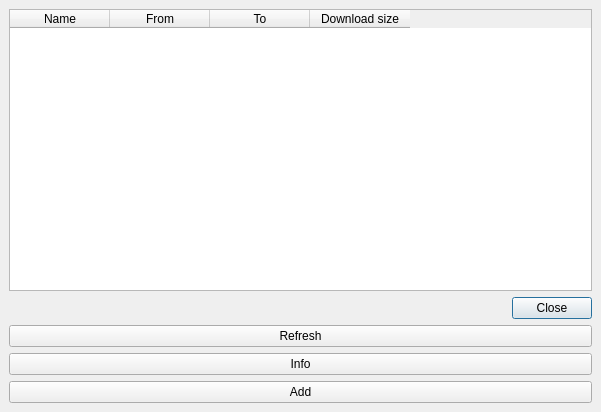
<ui version="4.0" >
 <class>AddDictionaryDialog</class>
 <widget class="QDialog" name="AddDictionaryDialog" >
  <property name="geometry" >
   <rect>
    <x>0</x>
    <y>0</y>
    <width>601</width>
    <height>412</height>
   </rect>
  </property>
  <property name="windowTitle" >
   <string>Dialog</string>
  </property>
  <layout class="QVBoxLayout" >
   <property name="spacing" >
    <number>6</number>
   </property>
   <property name="leftMargin" >
    <number>9</number>
   </property>
   <property name="topMargin" >
    <number>9</number>
   </property>
   <property name="rightMargin" >
    <number>9</number>
   </property>
   <property name="bottomMargin" >
    <number>9</number>
   </property>
   <item>
    <widget class="QTableWidget" name="dictsList" >
     <property name="editTriggers" >
      <set>QAbstractItemView::NoEditTriggers</set>
     </property>
     <property name="selectionMode" >
      <enum>QAbstractItemView::SingleSelection</enum>
     </property>
     <property name="selectionBehavior" >
      <enum>QAbstractItemView::SelectRows</enum>
     </property>
     <property name="showGrid" >
      <bool>false</bool>
     </property>
     <property name="sortingEnabled" >
      <bool>true</bool>
     </property>
     <column>
      <property name="text" >
       <string>Name</string>
      </property>
     </column>
     <column>
      <property name="text" >
       <string>From</string>
      </property>
     </column>
     <column>
      <property name="text" >
       <string>To</string>
      </property>
     </column>
     <column>
      <property name="text" >
       <string>Download size</string>
      </property>
     </column>
    </widget>
   </item>
   <item>
    <widget class="QDialogButtonBox" name="buttonBox" >
     <property name="orientation" >
      <enum>Qt::Horizontal</enum>
     </property>
     <property name="standardButtons" >
      <set>QDialogButtonBox::Close</set>
     </property>
    </widget>
   </item>
   <item>
    <widget class="QPushButton" name="refreshButton" >
     <property name="toolTip" >
      <string>Download up-to-date dictionaries list</string>
     </property>
     <property name="text" >
      <string>Refresh</string>
     </property>
     <property name="icon" >
      <iconset resource="../resources/qstardict.qrc" >:/icons/view-refresh.png</iconset>
     </property>
    </widget>
   </item>
   <item>
    <widget class="QPushButton" name="infoButton" >
     <property name="toolTip" >
      <string>Show information about selected dictionary</string>
     </property>
     <property name="text" >
      <string>Info</string>
     </property>
     <property name="icon" >
      <iconset resource="../resources/qstardict.qrc" >:/icons/dialog-information.png</iconset>
     </property>
    </widget>
   </item>
   <item>
    <widget class="QPushButton" name="addButton" >
     <property name="toolTip" >
      <string>Download and install dictionary</string>
     </property>
     <property name="text" >
      <string>Add</string>
     </property>
     <property name="icon" >
      <iconset resource="../resources/qstardict.qrc" >:/icons/list-add.png</iconset>
     </property>
    </widget>
   </item>
  </layout>
 </widget>
 <resources>
  <include location="../resources/qstardict.qrc" />
 </resources>
 <connections>
  <connection>
   <sender>buttonBox</sender>
   <signal>accepted()</signal>
   <receiver>AddDictionaryDialog</receiver>
   <slot>accept()</slot>
   <hints>
    <hint type="sourcelabel" >
     <x>491</x>
     <y>312</y>
    </hint>
    <hint type="destinationlabel" >
     <x>628</x>
     <y>304</y>
    </hint>
   </hints>
  </connection>
  <connection>
   <sender>buttonBox</sender>
   <signal>rejected()</signal>
   <receiver>AddDictionaryDialog</receiver>
   <slot>reject()</slot>
   <hints>
    <hint type="sourcelabel" >
     <x>517</x>
     <y>302</y>
    </hint>
    <hint type="destinationlabel" >
     <x>632</x>
     <y>265</y>
    </hint>
   </hints>
  </connection>
 </connections>
</ui>
